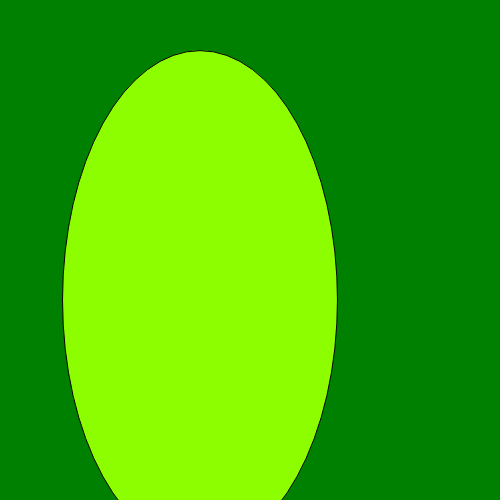
Frame 1 (no input)
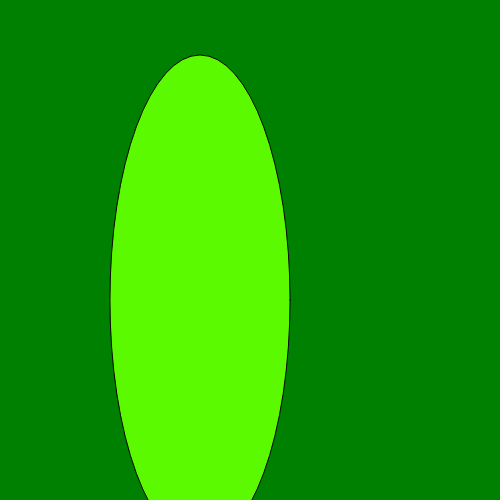
Frame 60 (no input)
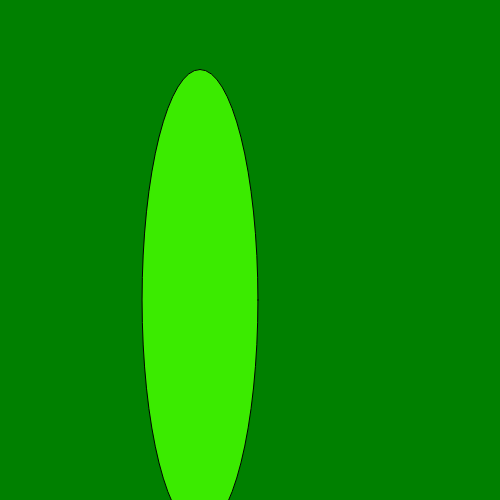
Frame 120 (the mouse pressed at the canvas centre since frame 60)

The p5.js sketch that drew these frames (run headless with seeded random() and noise() and a simulated clock; from frame 60 on, the mouse is pressed at the canvas centre):

// p5.js sketch
// ── sketch.js
let x = 200
let y = 300
let d1 
let d2 
let r

function setup(){
    createCanvas(500,500)
    frameRate(30)
}

function draw(){
    d1 = map(sin(frameCount/10),  -1, 1 ,0, 500)
    d2 = map(cos(frameCount/10),  -1, 1 ,0, 500)
    r = map(sin(frameCount/10),  -1, 1 ,0, 255)
    g = map(cos(frameCount/10),  -1, 1 ,0, 255)
    b = map(sin(frameCount/15),  -1, 1 ,0, 255)

    background("green")
    fill(r, g, 0)
    ellipse(x, y,d1, d2 )
}
